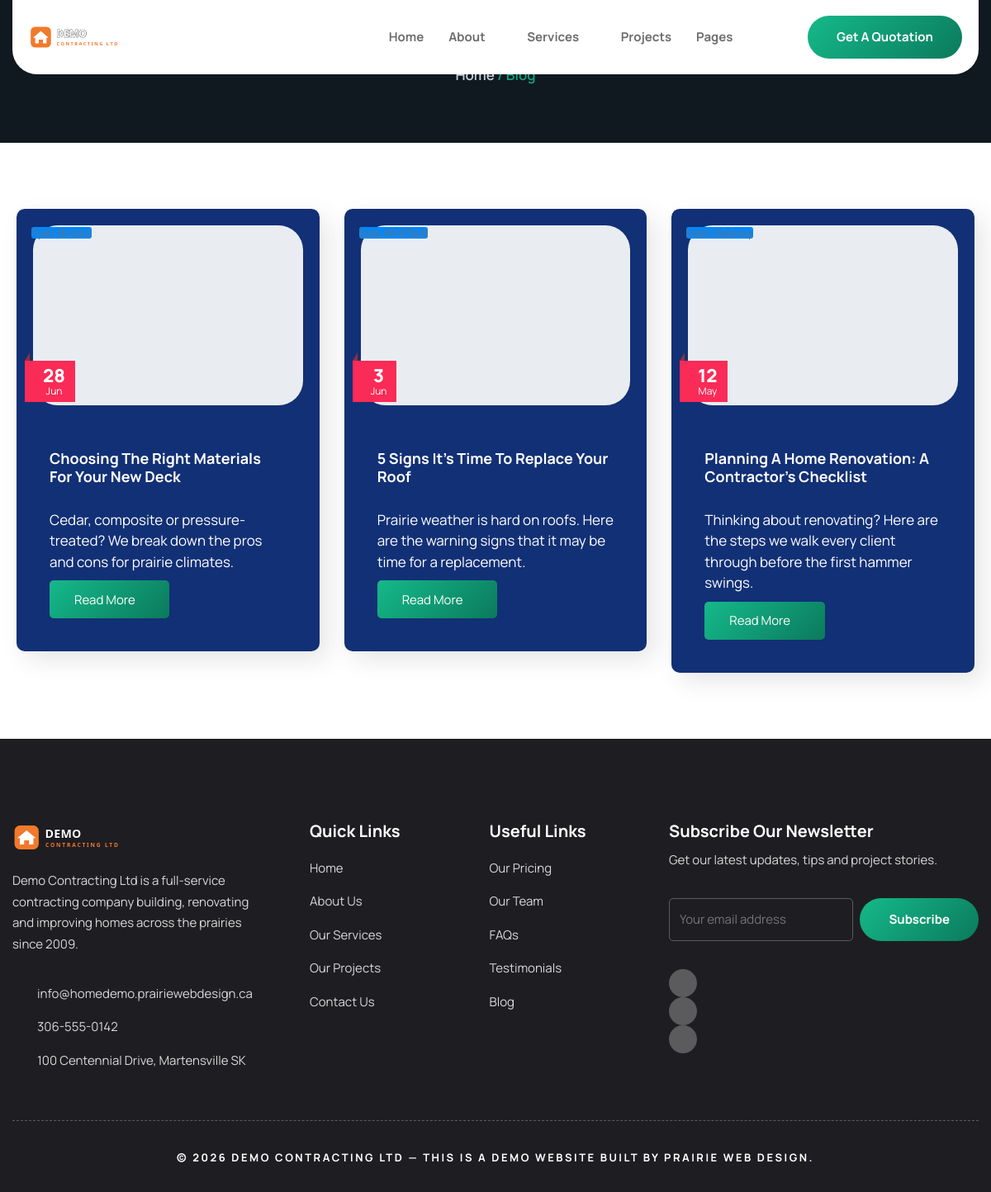
Page /blog on the committed database.
### tables this page shows
CREATE TABLE IF NOT EXISTS posts (
    id           INT UNSIGNED NOT NULL AUTO_INCREMENT,
    slug         VARCHAR(191) NOT NULL,
    title        VARCHAR(191) NOT NULL,
    excerpt      TEXT         NULL,
    body         MEDIUMTEXT   NULL,
    image        VARCHAR(255) NULL,
    author       VARCHAR(128) NULL,
    is_published TINYINT(1)   NOT NULL DEFAULT 1,
    published_at DATETIME     NULL,
    created_at   DATETIME     NOT NULL DEFAULT CURRENT_TIMESTAMP,
    updated_at   DATETIME     NOT NULL DEFAULT CURRENT_TIMESTAMP ON UPDATE CURRENT_TIMESTAMP,
    PRIMARY KEY (id),
    UNIQUE KEY uq_post_slug (slug)
);

### app/helpers.php (called while the page is built, shortened)
<?php
function e($v): string
{
    return htmlspecialchars((string) $v, ENT_QUOTES, 'UTF-8');
}
function url(string $path = ''): string
{
    $path = ltrim($path, '/');
    return '/' . $path;
}
function img(?string $path, string $fallback = ''): string
{
    $path = trim((string) $path);
    if ($path === '') {
        $path = $fallback;
    }
    if ($path === '') {
        return IMG_PLACEHOLDER;
    }
    return ltrim($path, '/');
}
function settings(): array
{
    static $cache = null;
    if ($cache !== null) {
        return $cache;
    }
    $cache = [];
    try {
        foreach (db()->query('SELECT setting_key, setting_value FROM settings') as $r) {
            $cache[$r['setting_key']] = $r['setting_value'];
        }
    } catch (Throwable $e) {
        $cache = [];
    }
    return $cache;
}
function setting(string $key, string $default = ''): string
{
    $all = settings();
    $val = $all[$key] ?? '';
    return ($val === '' || $val === null) ? $default : $val;
}
function posts(?int $limit = null): array
{
    $sql = 'SELECT * FROM posts WHERE is_published = 1 ORDER BY published_at DESC, id DESC';
    return db()->query($sql)->fetchAll();
}
function render_view(string $name, array $vars = []): void
{
    extract($vars, EXTR_SKIP);
    $file = __DIR__ . '/views/' . $name . '.php';
    require $file;
}

### public/index.php (called while the page is built, shortened)
<?php
require_once __DIR__ . '/../app/helpers.php';
$path = parse_url($_SERVER['REQUEST_URI'] ?? '/', PHP_URL_PATH) ?? '/';
$path = trim(rawurldecode($path), '/');
$segments = $path === '' ? [] : explode('/', $path);
$head = $segments[0] ?? '';
$route_id   = null;
$route_slug = null;
switch ($head) {
    case 'blog':
        if (isset($segments[1]) && $segments[1] !== '') {
            $route_slug = $segments[1];
            $view = 'blog_post';
        } else {
            $view = 'blog';
        }
        break;
}
render_view($view, ['route_id' => $route_id, 'route_slug' => $route_slug]);

### app/db.php (called while the page is built, shortened)
<?php
function db(): PDO
{
    static $pdo = null;
    if ($pdo instanceof PDO) {
        return $pdo;
    }
    $dsn = 'mysql:host=' . DB_HOST . ';dbname=' . DB_NAME . ';charset=' . DB_CHARSET;
    try {
        $pdo = new PDO($dsn, DB_USER, DB_PASS, [
            PDO::ATTR_ERRMODE            => PDO::ERRMODE_EXCEPTION,
            PDO::ATTR_DEFAULT_FETCH_MODE => PDO::FETCH_ASSOC,
            PDO::ATTR_EMULATE_PREPARES   => false,
        ]);
    } catch (PDOException $e) {
        http_response_code(500);
        if (ini_get('display_errors')) {
            echo 'Database connection failed: ' . htmlspecialchars($e->getMessage());
        } else {
            echo 'The site is temporarily unavailable. Please try again shortly.';
        }
        exit;
    }
    return $pdo;
}

### app/views/blog.php (the view, shortened to what this page needs)
<?php
$all = posts();
$seo_opts = ['title' => 'Blog', 'description' => 'Renovation tips, guides and news from ' . setting('site_name', SITE_NAME) . '.', 'path' => 'blog'];
require __DIR__ . '/partials/header.php';
require __DIR__ . '/partials/breadcrumb.php';
?>
<div class="ltk-section"><div class="ltk-container ltk-editable">
  <div class="ekit-wid-con"><div class="row post-items">
    <?php foreach ($all as $post): $link = url('blog/' . $post['slug']); $d = $post['published_at'] ? strtotime($post['published_at']) : null; ?>
    <div class="col-lg-4 col-md-6">
      <div class="elementskit-post-image-card">
        <div class="elementskit-entry-header">
          <a href="<?= e($link) ?>" class="elementskit-entry-thumb"><img decoding="async" src="<?= e(img($post['image'])) ?>" alt="<?= e($post['title']) ?>" loading="lazy"></a>
          <?php if ($d): ?><div class="elementskit-meta-lists elementskit-style-tag"><div class="elementskit-single-meta triangle_left"><span class="elementskit-meta-wraper"><strong><?= date('j', $d) ?></strong><?= date('M', $d) ?></span></div></div><?php endif; ?>
          <?php if ($post['author']): ?><div class="elementskit-meta-categories"><span class="elementskit-meta-wraper"><span><?= e($post['author']) ?></span></span></div><?php endif; ?>
        </div>
        <div class="elementskit-post-body ">
          <h2 class="entry-title"><a href="<?= e($link) ?>"><?= e($post['title']) ?></a></h2>
          <p><?= e($post['excerpt']) ?></p>
          <div class="btn-wraper"><a class="elementskit-btn whitespace--normal" href="<?= e($link) ?>">Read More <i aria-hidden="true" class="icon icon-arrow-right"></i></a></div>
        </div>
      </div>
    </div>
    <?php endforeach; ?>
  </div></div>
</div></div>
<?php require __DIR__ . '/partials/footer.php'; ?>

### public/assets/css/core.css (style rules this page uses)
:root { --direction-multiplier:1 }
.elementor a { box-shadow:none;text-decoration:none }
.elementor img { border:none;border-radius:0;box-shadow:none;height:auto;max-width:100% }
:root { --page-title-display:block }
@media (prefers-reduced-motion:no-preference) { html { scroll-behavior:smooth } }

### public/assets/css/site.v16.css (style rules this page uses)
.ltk-section { padding:80px 0 }
.ltk-container { max-width:1200px;margin:0 auto;padding:0 20px }
.ltk-editable { position:relative }
.elementor-kit-8 { --e-global-color-4da9a17:#1e1e22; --e-global-color-0a2c89e:#1e1e22d6; --e-global-color-c9da145:#1e1e2285; --e-global-color-a399dc2:#1e1e2242; }
.elementor-button,.elementskit-btn { background:linear-gradient(135deg,#15b98a,#0b7a5c)!important;color:#fff!important;border:0!important }

### rows in the picture
posts: published_at "28", published_at "Jun", author "Tyler Brooks", title "Choosing The Right Materials For Your New Deck", excerpt "Cedar, composite or pressure-treated? We break down the pros and cons for prairie climates."
posts: published_at "3", published_at "Jun", author "Sara Whitfield", title "5 Signs It's Time To Replace Your Roof", excerpt "Prairie weather is hard on roofs. Here are the warning signs that it may be time for a replacement."
posts: published_at "12", published_at "May", author "Mark Delaney", title "Planning A Home Renovation: A Contractor's Checklist", excerpt "Thinking about renovating? Here are the steps we walk every client through before the first hammer swings."

### other values in the picture
$c[0] "Home"
$c[0] "Blog"
$fabout "Demo Contracting Ltd is a full-service contracting company building, renovating and improving homes across the prairies since 2009."
$email "info@homedemo.prairiewebdesign.ca"
$phone "306-555-0142"
$addr "100 Centennial Drive, Martensville SK"
$l[0] "Home"
$l[0] "About Us"
$l[0] "Our Services"
$l[0] "Our Projects"
$l[0] "Contact Us"
$l[0] "Our Pricing"
$l[0] "Our Team"
$l[0] "FAQs"
$l[0] "Testimonials"
